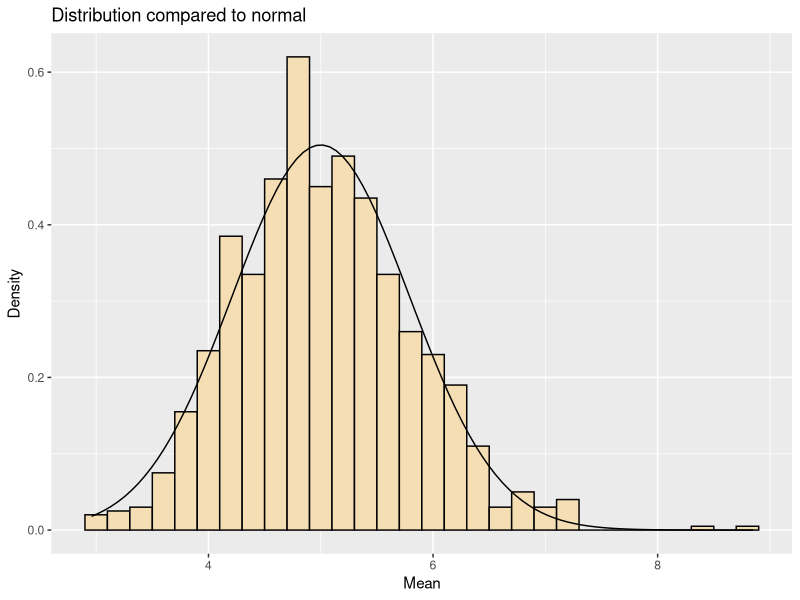

This figure's R source:
## ---- chunk 1
knitr::opts_chunk$set(echo = TRUE)
## ---- chunk 2
library(ggplot2)
set.seed(2000)
lambda <- 0.2
exp <- 40
sim <- NULL
## ---- chunk 3
for (i in 1 : 1000) sim <- c(sim, mean(rexp(exp, lambda)))
## ---- chunk 4
sampleMean <- mean(sim)
print(sprintf("The sample mean converged to: %f", sampleMean))
## ---- chunk 5
theoreticalMean <- lambda^-1
print(sprintf("The theoretical mean converged to: %f", theoreticalMean))
## ---- chunk 6
abs(sampleMean-theoreticalMean)
## ---- chunk 7
sampleVariance <- var(sim)
print(sprintf("The sample variance: %f", sampleVariance))
## ---- chunk 8
theoreticalVariance <- (lambda * sqrt(exp))^-2
print(sprintf("The theoretical variance: %f", theoreticalVariance))
## ---- chunk 9
abs(sampleVariance-theoreticalVariance)
## ---- chunk 10
ggplot(data.frame(y=sim), aes(x=y)) + 
  geom_histogram(aes(y=..density..), binwidth=0.2, fill="wheat", color="black") +
  stat_function(fun=dnorm, args=list(mean=lambda^-1, sd=(lambda*sqrt(exp))^-1)) +
  labs(title="Distribution compared to normal", x="Mean", y="Density")
